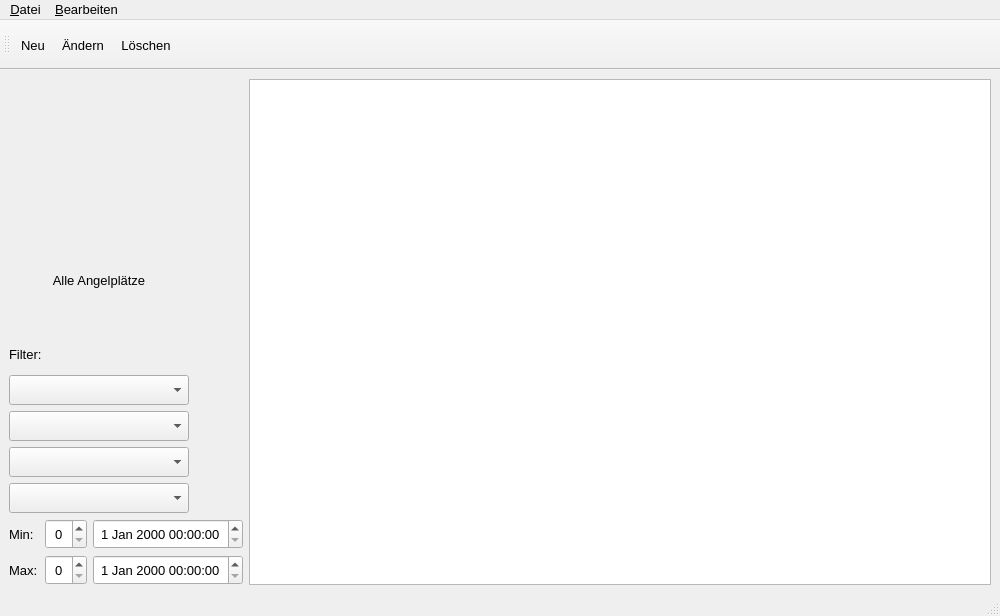
<?xml version="1.0" encoding="UTF-8"?>
<ui version="4.0">
 <class>AngelplatzWindow</class>
 <widget class="QMainWindow" name="AngelplatzWindow">
  <property name="geometry">
   <rect>
    <x>0</x>
    <y>0</y>
    <width>1000</width>
    <height>616</height>
   </rect>
  </property>
  <property name="font">
   <font>
    <pointsize>10</pointsize>
   </font>
  </property>
  <property name="windowTitle">
   <string>Fische</string>
  </property>
  <widget class="QWidget" name="centralwidget">
   <layout class="QHBoxLayout" name="horizontalLayout_3">
    <item>
     <layout class="QVBoxLayout" name="verticalLayout">
      <item>
       <widget class="QLabel" name="image">
        <property name="minimumSize">
         <size>
          <width>180</width>
          <height>180</height>
         </size>
        </property>
        <property name="maximumSize">
         <size>
          <width>180</width>
          <height>180</height>
         </size>
        </property>
        <property name="text">
         <string/>
        </property>
        <property name="pixmap">
         <pixmap resource="Angeltagebuch.qrc">:/logo.png</pixmap>
        </property>
        <property name="scaledContents">
         <bool>true</bool>
        </property>
       </widget>
      </item>
      <item>
       <widget class="QLabel" name="lblAngelplatzInfo">
        <property name="minimumSize">
         <size>
          <width>180</width>
          <height>30</height>
         </size>
        </property>
        <property name="maximumSize">
         <size>
          <width>180</width>
          <height>16777215</height>
         </size>
        </property>
        <property name="text">
         <string>Alle Angelplätze</string>
        </property>
        <property name="alignment">
         <set>Qt::AlignCenter</set>
        </property>
        <property name="wordWrap">
         <bool>true</bool>
        </property>
       </widget>
      </item>
      <item>
       <spacer name="verticalSpacer">
        <property name="orientation">
         <enum>Qt::Vertical</enum>
        </property>
        <property name="sizeHint" stdset="0">
         <size>
          <width>20</width>
          <height>40</height>
         </size>
        </property>
       </spacer>
      </item>
      <item>
       <widget class="QLabel" name="lblFilter">
        <property name="minimumSize">
         <size>
          <width>180</width>
          <height>30</height>
         </size>
        </property>
        <property name="maximumSize">
         <size>
          <width>180</width>
          <height>30</height>
         </size>
        </property>
        <property name="text">
         <string>Filter:</string>
        </property>
       </widget>
      </item>
      <item>
       <widget class="QComboBox" name="cbFischarten">
        <property name="minimumSize">
         <size>
          <width>180</width>
          <height>30</height>
         </size>
        </property>
        <property name="maximumSize">
         <size>
          <width>180</width>
          <height>30</height>
         </size>
        </property>
       </widget>
      </item>
      <item>
       <widget class="QComboBox" name="cbNacht">
        <property name="minimumSize">
         <size>
          <width>180</width>
          <height>30</height>
         </size>
        </property>
        <property name="maximumSize">
         <size>
          <width>180</width>
          <height>30</height>
         </size>
        </property>
       </widget>
      </item>
      <item>
       <widget class="QComboBox" name="cbNiederschlag">
        <property name="minimumSize">
         <size>
          <width>180</width>
          <height>30</height>
         </size>
        </property>
        <property name="maximumSize">
         <size>
          <width>180</width>
          <height>30</height>
         </size>
        </property>
       </widget>
      </item>
      <item>
       <widget class="QComboBox" name="cbParameter">
        <property name="minimumSize">
         <size>
          <width>180</width>
          <height>30</height>
         </size>
        </property>
        <property name="maximumSize">
         <size>
          <width>180</width>
          <height>30</height>
         </size>
        </property>
       </widget>
      </item>
      <item>
       <layout class="QHBoxLayout" name="horizontalLayout">
        <item>
         <widget class="QLabel" name="lblMin">
          <property name="minimumSize">
           <size>
            <width>30</width>
            <height>30</height>
           </size>
          </property>
          <property name="maximumSize">
           <size>
            <width>30</width>
            <height>30</height>
           </size>
          </property>
          <property name="text">
           <string>Min:</string>
          </property>
         </widget>
        </item>
        <item>
         <widget class="QSpinBox" name="sbMin">
          <property name="minimumSize">
           <size>
            <width>0</width>
            <height>30</height>
           </size>
          </property>
          <property name="maximumSize">
           <size>
            <width>150</width>
            <height>30</height>
           </size>
          </property>
          <property name="alignment">
           <set>Qt::AlignCenter</set>
          </property>
         </widget>
        </item>
        <item>
         <widget class="QDateTimeEdit" name="dateTimeMin">
          <property name="minimumSize">
           <size>
            <width>0</width>
            <height>30</height>
           </size>
          </property>
          <property name="maximumSize">
           <size>
            <width>150</width>
            <height>30</height>
           </size>
          </property>
          <property name="alignment">
           <set>Qt::AlignCenter</set>
          </property>
         </widget>
        </item>
       </layout>
      </item>
      <item>
       <layout class="QHBoxLayout" name="horizontalLayout_2">
        <item>
         <widget class="QLabel" name="lblMax">
          <property name="minimumSize">
           <size>
            <width>30</width>
            <height>30</height>
           </size>
          </property>
          <property name="maximumSize">
           <size>
            <width>30</width>
            <height>30</height>
           </size>
          </property>
          <property name="text">
           <string>Max:</string>
          </property>
         </widget>
        </item>
        <item>
         <widget class="QSpinBox" name="sbMax">
          <property name="minimumSize">
           <size>
            <width>0</width>
            <height>30</height>
           </size>
          </property>
          <property name="maximumSize">
           <size>
            <width>150</width>
            <height>30</height>
           </size>
          </property>
          <property name="alignment">
           <set>Qt::AlignCenter</set>
          </property>
         </widget>
        </item>
        <item>
         <widget class="QDateTimeEdit" name="dateTimeMax">
          <property name="minimumSize">
           <size>
            <width>0</width>
            <height>30</height>
           </size>
          </property>
          <property name="maximumSize">
           <size>
            <width>150</width>
            <height>30</height>
           </size>
          </property>
          <property name="alignment">
           <set>Qt::AlignCenter</set>
          </property>
         </widget>
        </item>
       </layout>
      </item>
     </layout>
    </item>
    <item>
     <widget class="QTableView" name="tableView">
      <property name="font">
       <font>
        <pointsize>10</pointsize>
        <bold>true</bold>
       </font>
      </property>
      <property name="styleSheet">
       <string notr="true">QHeaderView::section{
           border-top:0px solid #D8D8D8;
            border-left:0px solid #D8D8D8;
            border-right:1px solid #D8D8D8;
            border-bottom: 1px solid #D8D8D8;
            background-color:white;
            padding:4px;
            font: bold ;
        }
</string>
      </property>
      <property name="editTriggers">
       <set>QAbstractItemView::NoEditTriggers</set>
      </property>
      <property name="selectionMode">
       <enum>QAbstractItemView::SingleSelection</enum>
      </property>
      <property name="selectionBehavior">
       <enum>QAbstractItemView::SelectRows</enum>
      </property>
      <property name="textElideMode">
       <enum>Qt::ElideMiddle</enum>
      </property>
      <property name="sortingEnabled">
       <bool>true</bool>
      </property>
      <attribute name="horizontalHeaderMinimumSectionSize">
       <number>0</number>
      </attribute>
      <attribute name="horizontalHeaderDefaultSectionSize">
       <number>100</number>
      </attribute>
      <attribute name="horizontalHeaderShowSortIndicator" stdset="0">
       <bool>true</bool>
      </attribute>
      <attribute name="horizontalHeaderStretchLastSection">
       <bool>true</bool>
      </attribute>
      <attribute name="verticalHeaderVisible">
       <bool>false</bool>
      </attribute>
      <attribute name="verticalHeaderMinimumSectionSize">
       <number>0</number>
      </attribute>
      <attribute name="verticalHeaderDefaultSectionSize">
       <number>100</number>
      </attribute>
     </widget>
    </item>
   </layout>
  </widget>
  <widget class="QMenuBar" name="menubar">
   <property name="geometry">
    <rect>
     <x>0</x>
     <y>0</y>
     <width>1000</width>
     <height>28</height>
    </rect>
   </property>
   <widget class="QMenu" name="menuDatei">
    <property name="title">
     <string>&amp;Datei</string>
    </property>
    <addaction name="actionBEenden"/>
   </widget>
   <widget class="QMenu" name="menuBearbeiten">
    <property name="title">
     <string>&amp;Bearbeiten</string>
    </property>
    <addaction name="actionNeu"/>
    <addaction name="actionNdern"/>
    <addaction name="actionLschen"/>
   </widget>
   <addaction name="menuDatei"/>
   <addaction name="menuBearbeiten"/>
  </widget>
  <widget class="QStatusBar" name="statusbar"/>
  <widget class="QToolBar" name="toolBar">
   <property name="minimumSize">
    <size>
     <width>0</width>
     <height>50</height>
    </size>
   </property>
   <property name="maximumSize">
    <size>
     <width>16777215</width>
     <height>50</height>
    </size>
   </property>
   <property name="windowTitle">
    <string>toolBar</string>
   </property>
   <attribute name="toolBarArea">
    <enum>TopToolBarArea</enum>
   </attribute>
   <attribute name="toolBarBreak">
    <bool>false</bool>
   </attribute>
   <addaction name="actionNeu"/>
   <addaction name="actionNdern"/>
   <addaction name="actionLschen"/>
  </widget>
  <action name="actionNeu">
   <property name="icon">
    <iconset resource="Angeltagebuch.qrc">
     <normaloff>:/neu.png</normaloff>:/neu.png</iconset>
   </property>
   <property name="text">
    <string>&amp;Neu...</string>
   </property>
   <property name="shortcut">
    <string>Ctrl+N</string>
   </property>
  </action>
  <action name="actionNdern">
   <property name="icon">
    <iconset resource="Angeltagebuch.qrc">
     <normaloff>:/aendern.png</normaloff>:/aendern.png</iconset>
   </property>
   <property name="text">
    <string>Ä&amp;ndern...</string>
   </property>
   <property name="shortcut">
    <string>Ctrl+E</string>
   </property>
  </action>
  <action name="actionLschen">
   <property name="icon">
    <iconset resource="Angeltagebuch.qrc">
     <normaloff>:/loeschen.png</normaloff>:/loeschen.png</iconset>
   </property>
   <property name="text">
    <string>&amp;Löschen</string>
   </property>
   <property name="shortcut">
    <string>Ctrl+D</string>
   </property>
  </action>
  <action name="actionBEenden">
   <property name="icon">
    <iconset resource="Angeltagebuch.qrc">
     <normaloff>:/beenden.png</normaloff>:/beenden.png</iconset>
   </property>
   <property name="text">
    <string>B&amp;eenden</string>
   </property>
   <property name="shortcut">
    <string>Ctrl+Q</string>
   </property>
  </action>
 </widget>
 <resources>
  <include location="Angeltagebuch.qrc"/>
 </resources>
 <connections/>
</ui>
